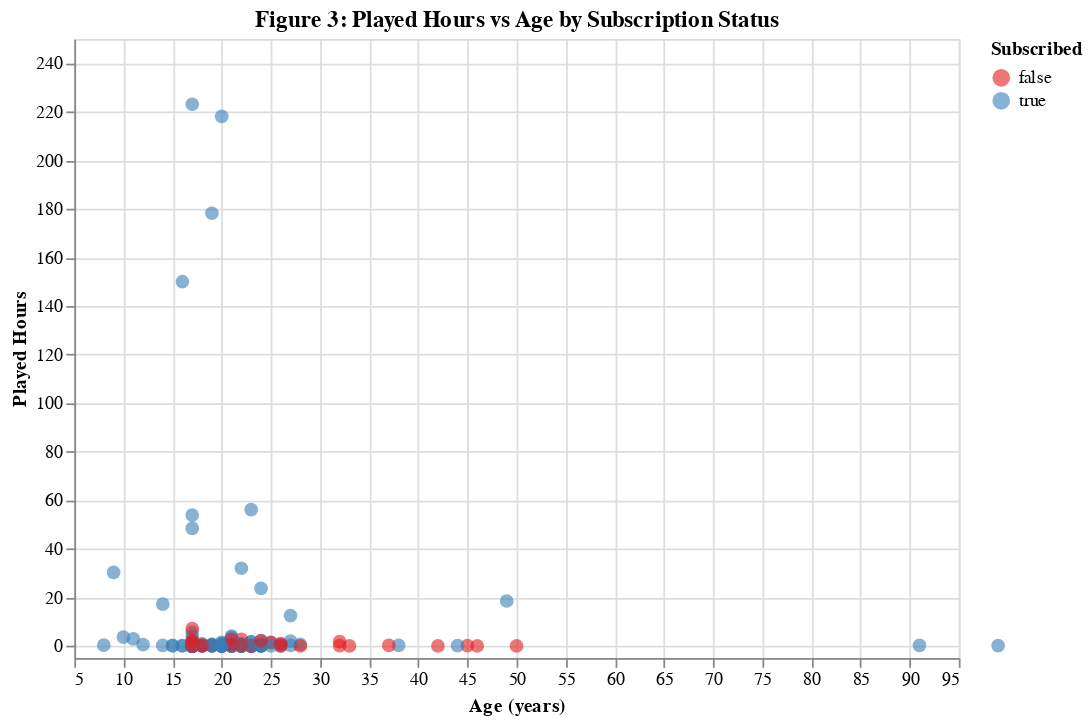

Source (notebook cell):
### Markdown cell above
**Figure 3:** Played Hours vs Age By Subscription Status: A scatter plot illustrating the relationship between player age and engagement level (hours played), with points colored by subscription status. This visualization identifies whether the combination of age and engagement jointly influences potential interaction effects.

### Code cell
fig3 = alt.Chart(players).mark_circle(size=60, opacity=0.6).encode(
    x=alt.X('age:Q', 
            title='Age (years)',
            scale=alt.Scale(domain=[5, 95])),
    y=alt.Y('played_hours:Q', 
            title='Played Hours',
            scale=alt.Scale(domain=[-5, 250])),
    color=alt.Color('subscribe:N', 
                    title='Subscribed',
                    scale=alt.Scale(scheme='set1')),
    tooltip=[
        alt.Tooltip('age:Q', title='Age'),
        alt.Tooltip('played_hours:Q', title='Hours Played', format='.1f'),
        alt.Tooltip('subscribe:N', title='Subscribed'),
        alt.Tooltip('experience:N', title='Experience'),
        alt.Tooltip('gender:N', title='Gender')
    ]
).properties(
    title='Figure 3: Played Hours vs Age by Subscription Status',
    width=500,
    height=350
)
fig3

### Figure 1 — Vega-Lite specification as saved in the notebook (floating-point values rounded to 4 significant figures; data arrays with more than 128 entries replaced by an {"elided": "..."} marker saying what was removed)
{"config": {"view": {"continuousWidth": 300, "continuousHeight": 300}}, "data": {"name": "data-094ab745fb9f06385dd7feabadc0ec26"}, "mark": {"type": "circle", "opacity": 0.6, "size": 60}, "encoding": {"color": {"field": "subscribe", "scale": {"scheme": "set1"}, "title": "Subscribed", "type": "nominal"}, "tooltip": [{"field": "age", "title": "Age", "type": "quantitative"}, {"field": "played_hours", "format": ".1f", "title": "Hours Played", "type": "quantitative"}, {"field": "subscribe", "title": "Subscribed", "type": "nominal"}, {"field": "experience", "title": "Experience", "type": "nominal"}, {"field": "gender", "title": "Gender", "type": "nominal"}], "x": {"field": "age", "scale": {"domain": [5, 95]}, "title": "Age (years)", "type": "quantitative"}, "y": {"field": "played_hours", "scale": {"domain": [-5, 250]}, "title": "Played Hours", "type": "quantitative"}}, "height": 350, "title": "Figure 3: Played Hours vs Age by Subscription Status", "width": 500, "$schema": "https://vega.github.io/schema/vega-lite/v5.20.1.json", "datasets": {"data-094ab745fb9f06385dd7feabadc0ec26": {"elided": "196 records"}}}
